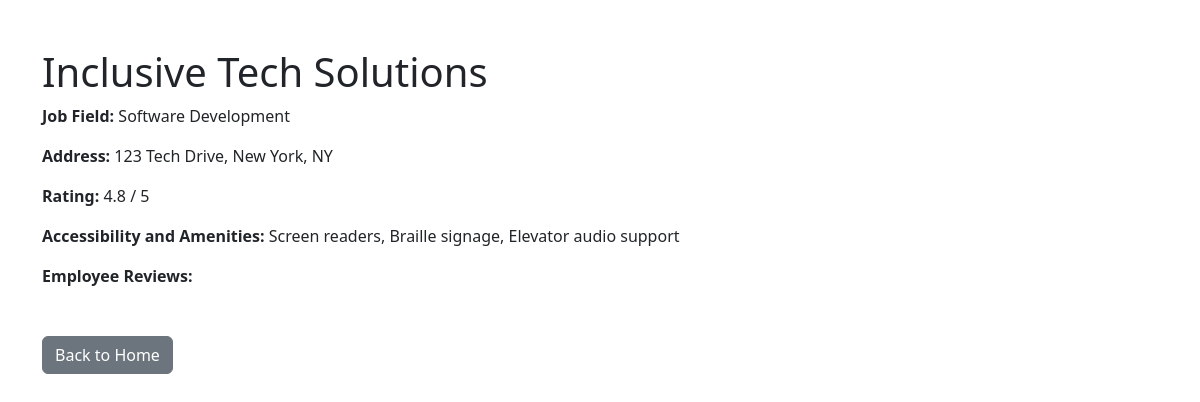
Screenshot of /company_details/1 with the database file from the repository.
### app.py (models this page shows, shortened)
class Company(db.Model):
    id = db.Column(db.Integer, primary_key=True)
    name = db.Column(db.String(100), nullable=False)
    job_field = db.Column(db.String(100), nullable=False)
    amenities = db.Column(db.String(500), nullable=False)
    rating = db.Column(db.Float, nullable=False)
    address = db.Column(db.String(200), nullable=False)
    latitude = db.Column(db.Float, nullable=True)
    longitude = db.Column(db.Float, nullable=True)
    jobs = db.relationship('Job', back_populates='company')

### app.py (the view)
@app.route('/company_details/<int:company_id>', methods=['GET'])
def company_details(company_id):
    company = Company.query.get_or_404(company_id)
    return render_template('company_details.html', company=company)

### templates/company_details.html (shortened to what this page needs)
<!DOCTYPE html>
<html lang="en">
<head>
    <link rel="stylesheet" href="https://cdn.jsdelivr.net/npm/bootstrap@5.3.0/dist/css/bootstrap.min.css">
</head>
<body>
    <div class="container mt-5">
        <h1>{{ company.name }}</h1>
        <p><strong>Job Field:</strong> {{ company.job_field }}</p>
        <p><strong>Address:</strong> {{ company.address }}</p>
        <p><strong>Rating:</strong> {{ company.rating }} / 5</p>
        <p><strong>Accessibility and Amenities:</strong> {{ company.amenities }}</p>
        <p><strong>Employee Reviews:</strong></p>
        <a href="/" class="btn btn-secondary mt-3">Back to Home</a>
    </div>
</body>
</html>

### rows the page displays
Company: name "Inclusive Tech Solutions", job_field "Software Development", address "123 Tech Drive, New York, NY", rating "4.8", amenities "Screen readers, Braille signage, Elevator audio support"
